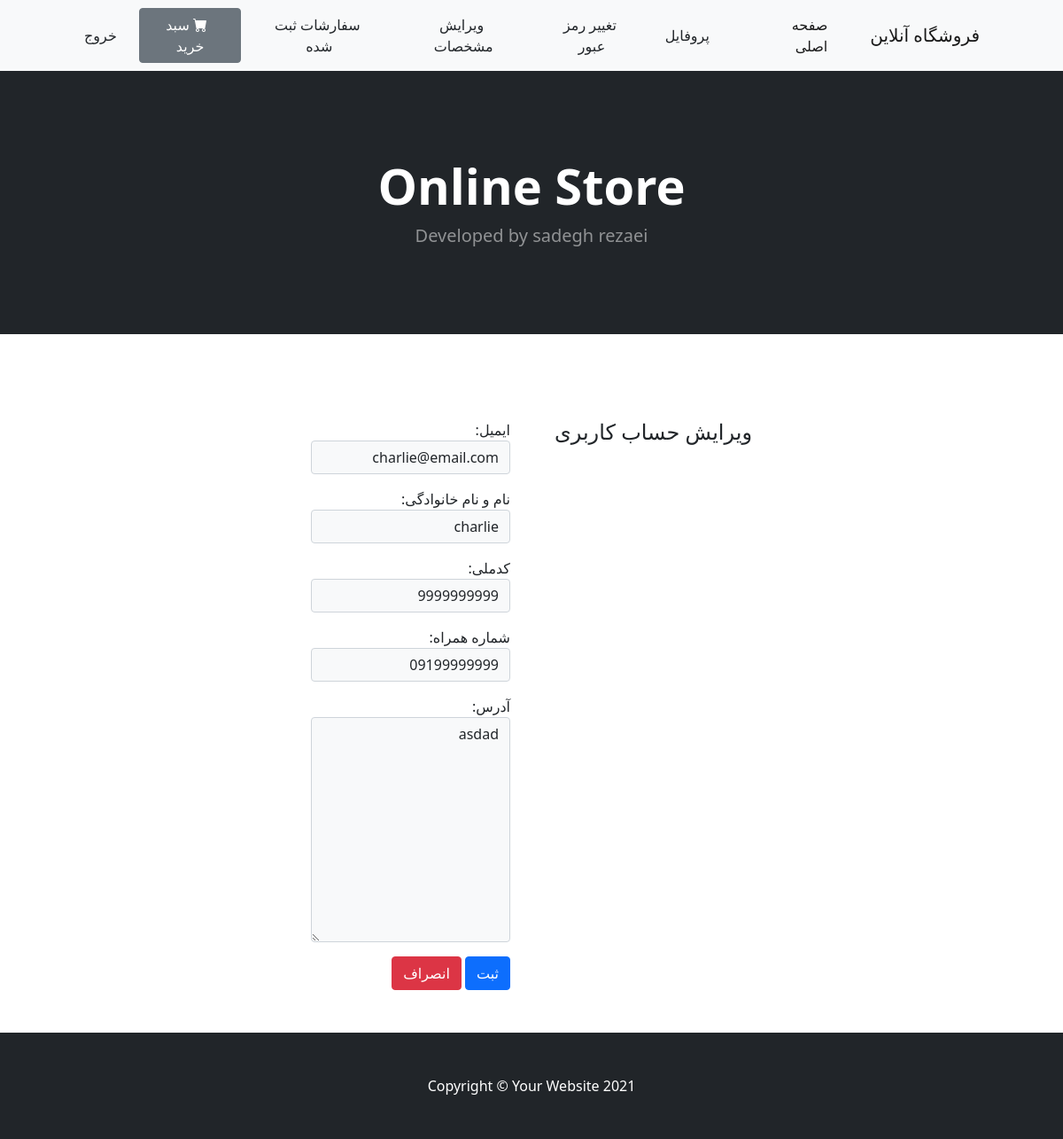
Page /accounts/user-edit/ (signed in) on the earlier database version.
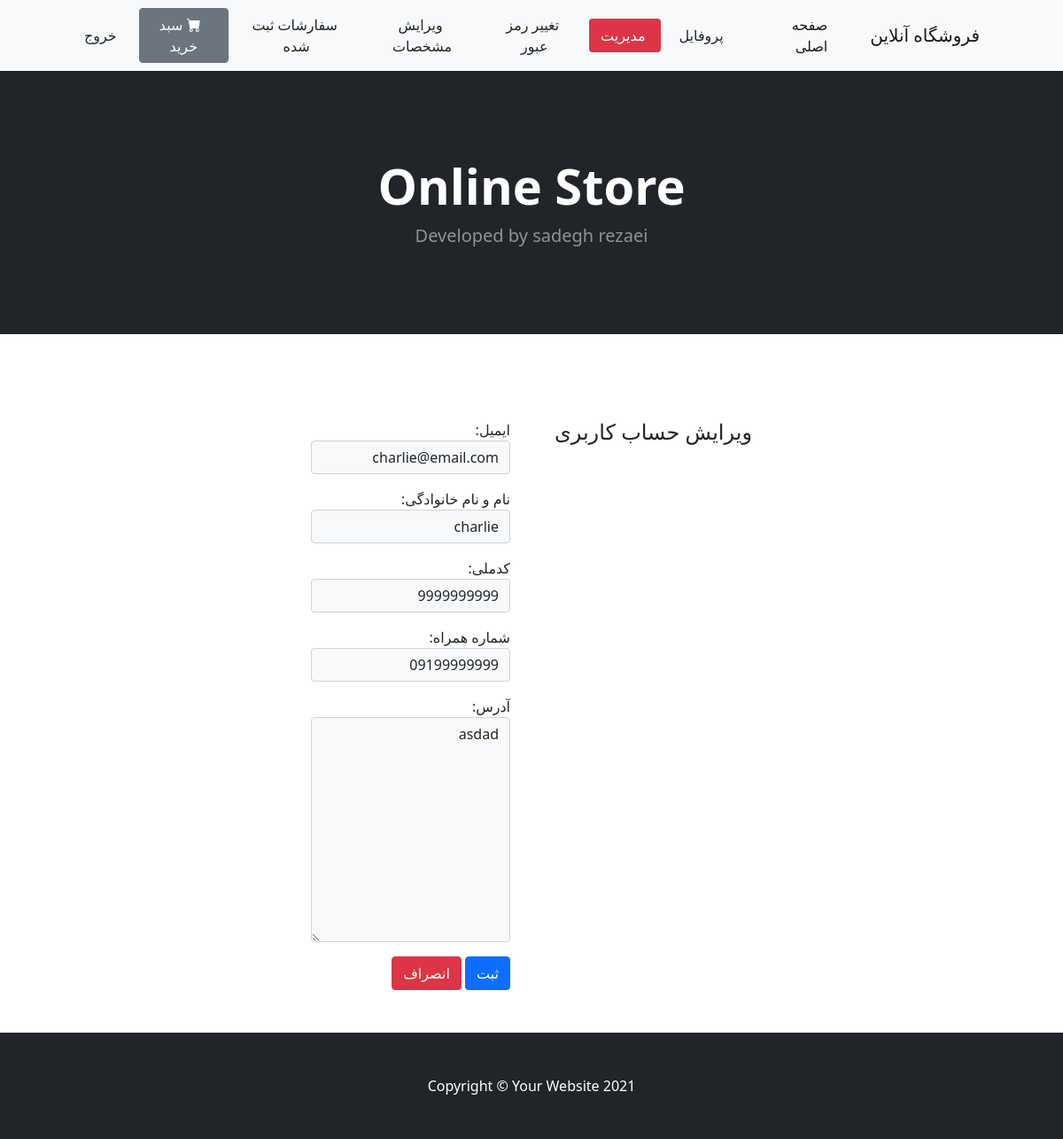
Same page on the later database version.
### accounts/views.py (the view)
# urls.py: path('user-edit/', views.user_edit, name="user_edit"),
@login_required
def user_edit(request):
    myid = request.user.id
    me = get_object_or_404(User, id = myid)
    if request.method =='POST':
        form = UserChangeForm(request.POST, instance=me)
        if form.is_valid():
            form.save()
            messages.success(request,'ویرایش مشخصات با موفقیت انجام شد','success')
            return redirect('accounts:user_profile')
    else :
        form = UserChangeForm(instance=me)
    context = {
        'form' : form
    }
    return render (request,'accounts/user_edit.html',context)

### templates/accounts/user_edit.html (shortened to what this page needs)
{% extends 'base_accounts.html' %}
{% block content %}
    <h4> ویرایش حساب کاربری </h4>
    <form action='' method="POST">
        {{ form.as_p }}
        <input type='submit' class='btn btn-primary' value='ثبت'>
        <a href="{% url 'accounts:user_profile' %}" type="button" class="btn btn-danger">انصراف</a>
    </form>
{% endblock %}

Differences in the rows shown:
changed User "charlie@email.com": access_level "s" → "o" (drawn)
Other differences:
text now shown: "مدیریت"
